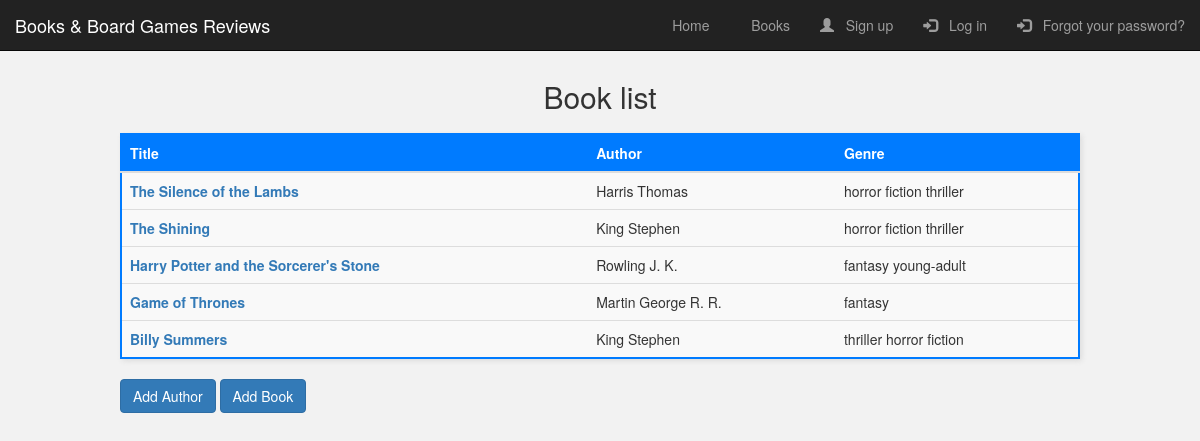
The page /books/book_list/ on the database its author committed.
### books/models.py (models this page shows, shortened)
class Book(models.Model):
    title = models.CharField(max_length=200)
    genre = models.CharField(max_length=100)
    author = models.ForeignKey("Author", on_delete=models.SET_NULL, null=True)
    summary = models.TextField(
        max_length=1000, help_text="Enter a brief description of the book",
    )
    class Meta:
        ordering = ["-id"]

class Author(models.Model):
    first_name = models.CharField(max_length=100)
    last_name = models.CharField(max_length=100)
    class Meta:
        ordering = ["last_name", "first_name"]
    def __str__(self) -> str:
        return f"{self.last_name} {self.first_name}"

### books/views.py (the view)
# urls.py: path("book_list/", views.book_list, name="book_list"),
def book_list(request):
    book_list = Book.objects.order_by("-title")
    context = {"book_list": book_list}
    return render(request, "books/book_list.html", context)

### books/templates/books/book_list.html
{% extends 'user/index.html' %}
{% load bootstrap3 %}
{% load static %}
{% block extra_css %}
<link rel="stylesheet" href="{% static 'books/book_list.css' %}">
{% endblock %}
{% block title %}
    <h2>Book list</h2>
{% endblock %}
{% block content %}
    {% if book_list %}
    <div class="for_table">
        <table class="table table-striped">
            <thead>
                <tr>
                    <th>Title</th>
                    <th>Author</th>
                    <th>Genre</th>
                </tr>
            </thead>
            <tbody>
                {% for book in book_list %}
                    <tr>
                        <td>
                            <a href="{% url 'book_detail' book.id %}">{{ book.title }}</a>
                        </td>
                        <td>{{ book.author }}</td>
                        <td>{{ book.genre }}</td>
                    </tr>
                {% endfor %}
            </tbody>
        </table>
        <div>
            <a href="{% url 'add_author' %}" class="btn btn-primary">Add Author</a>
            <a href="{% url 'add_book' %}" class="btn btn-primary">Add Book</a>
        </div>
    </div>
    {% else %}
        <p>No books are available.</p>
    {% endif %}
{% endblock %}

### user/static/user/index.css (style rules this page uses)
body { background-color: #f2f2f2; }

### books/static/books/book_list.css (style rules this page uses)
div.for_table { max-width: 80%; margin: auto; }
table { max-width: 80%; width: 100%; border-collapse: collapse; margin: 20px auto; box-shadow: 2px 2px 5px #ddd; border: 2px solid #007bff; padding: 20px; }
thead th { background-color: #007bff; color: white; font-weight: bold; text-align: left; padding: 10px; border-bottom: 2px solid #ddd; }
tbody td { padding: 10px; border-bottom: 1px solid #ddd; }
tbody tr:nth-child(even) { background-color: #f9f9f9; }
table+* { margin-top: 20px; }
table tbody tr td:first-child { font-weight: bold; }

### rows shown on the page
Book: title "The Silence of the Lambs", author "Harris Thomas", genre "horror fiction thriller"
Book: title "The Shining", author "King Stephen", genre "horror fiction thriller"
Book: title "Harry Potter and the Sorcerer's Stone", author "Rowling J. K.", genre "fantasy young-adult"
Book: title "Game of Thrones", author "Martin George R. R.", genre "fantasy"
Book: title "Billy Summers", author "King Stephen", genre "thriller horror fiction"
